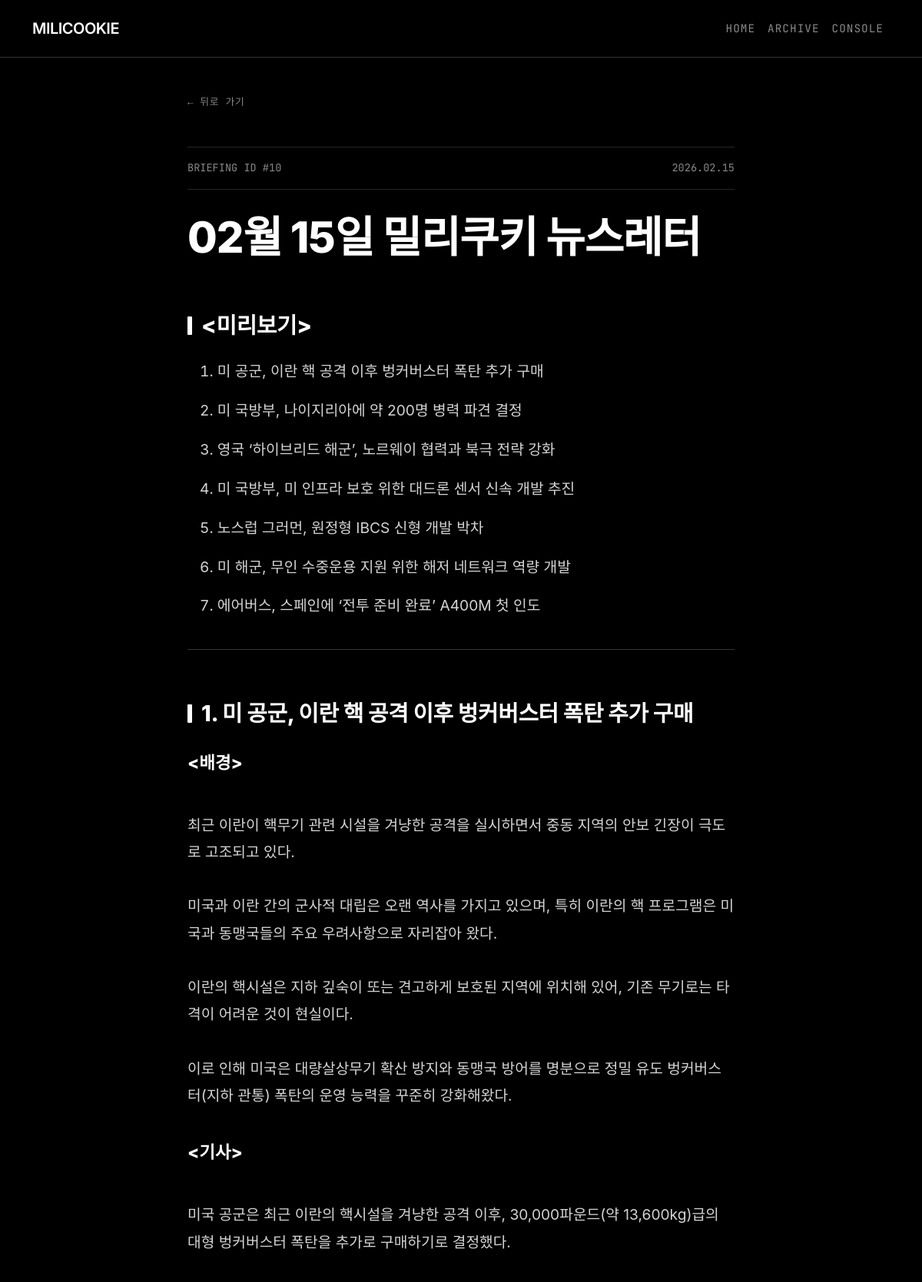
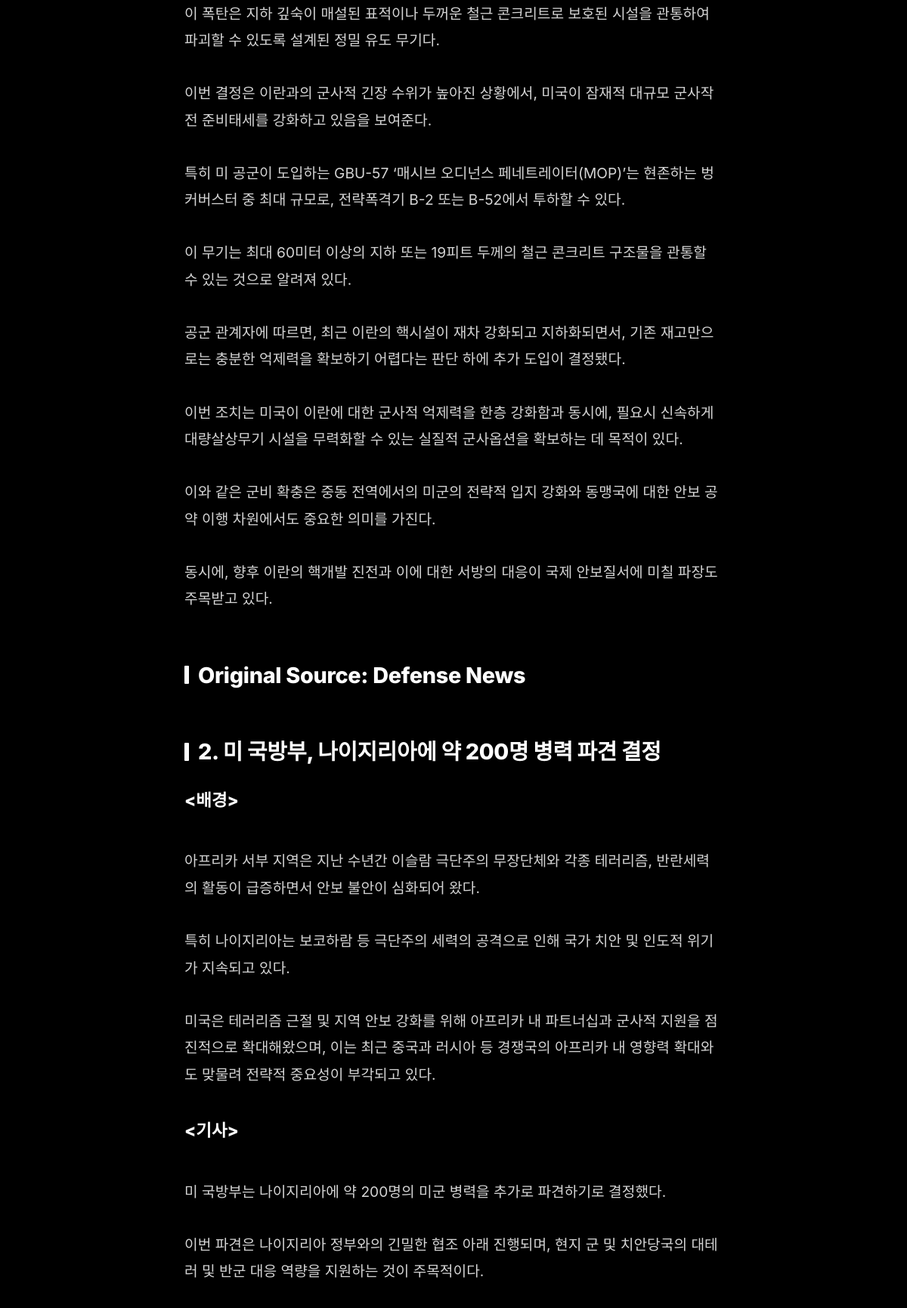
Page /archive/10/ (upper part) on the committed database (2 pictures, top to bottom).
### newsletters/models.py (models this page shows, shortened)
class Newsletter(models.Model):
    title = models.CharField(max_length=255)
    content = models.TextField(help_text="Full HTML content of the newsletter")
    summary = models.TextField(blank=True, help_text="Short summary for the archive list")
    published_at = models.DateTimeField(auto_now_add=True)
    sent_count = models.IntegerField(default=0, help_text="Number of subscribers this was sent to")
    class Meta:
        ordering = ['-published_at']

### newsletters/views.py (the view)
# urls.py: path('archive/<int:pk>/', NewsletterDetailView.as_view(), name='newsletter_detail'),
class NewsletterDetailView(DetailView):
    model = Newsletter
    template_name = 'newsletter_detail.html'
    context_object_name = 'newsletter'

### templates/newsletter_detail.html (shortened to what this page needs)
{% extends 'base.html' %}
{% block content %}
<div class="container py-5">
    <div class="detail-container">
        <div class="nav-utils">
            <a href="{% url 'archive' %}">뒤로 가기</a>
        </div>
        <header class="article-header">
            <div class="article-meta-top">
                <span>Briefing ID #{{ newsletter.id }}</span>
                <span>{{ newsletter.published_at|date:"Y.m.d" }}</span>
            </div>
            <h1 class="article-title">{{ newsletter.title }}</h1>
        </header>
        <article class="newsletter-content">
            {{ newsletter.content|safe }}
        </article>
    </div>
</div>
{% endblock %}

### templates/base.html (style rules this page uses)
:root { --bg-color: #000000; --surface-color: rgba(17, 17, 17, 0.8); --border-color: #333333; --text-primary: #ffffff; --text-secondary: #888888; --accent-color: #ffffff; }
body { font-family: 'Inter', -apple-system, BlinkMacSystemFont, sans-serif; background-color: var(--bg-color); color: var(--text-primary); line-height: 1.6; -webkit-font-smoothing: antialiased; overflow-x: hidden; }
h1, h2, h3, h4, h5, h6, .navbar-brand { font-family: 'Inter', sans-serif; font-weight: 600; letter-spacing: -0.5px; color: var(--text-primary); }

### templates/newsletter_detail.html (style rules this page uses)
.detail-container { max-width: 760px; margin: 0 auto; padding: 0 1.5rem; }
.nav-utils { margin-bottom: 3rem; font-family: 'JetBrains Mono', monospace; font-size: 0.8rem; letter-spacing: 0.05em; }
.nav-utils a { color: var(--text-secondary); text-decoration: none; transition: color 0.2s; display: inline-flex; align-items: center; }
.nav-utils a::before { content: '←'; margin-right: 8px; }
.article-header { margin-bottom: 4rem; text-align: left; }
.article-meta-top { border-top: 1px solid rgba(255,255,255,0.15); border-bottom: 1px solid rgba(255,255,255,0.15); padding: 1rem 0; margin-bottom: 2rem; display: flex; justify-content: space-between; align-items: center; color: var(--text-secondary); font-family: 'JetBrains Mono', monospace; font-size: 0.85rem; text-transform: uppercase; }
.article-title { font-size: clamp(2.5rem, 5vw, 3.5rem); font-weight: 800; line-height: 1.1; letter-spacing: -0.02em; color: #fff; margin-bottom: 0; }
.newsletter-content { font-size: 1.2rem; color: #d4d4d4; line-height: 1.85; font-family: -apple-system, BlinkMacSystemFont, "Pretendard", "Segoe UI", Roboto, "Helvetica Neue", Arial, sans-serif; }
.newsletter-content h1, .newsletter-content h2 { color: #fff; font-weight: 800; font-size: 1.8rem; margin-top: 4rem; margin-bottom: 1.5rem; line-height: 1.3; letter-spacing: -0.01em; display: flex; align-items: center; }
.newsletter-content h1::before, .newsletter-content h2::before { content: ''; display: inline-block; width: 6px; height: 24px; background-color: #fff; margin-right: 12px; border-radius: 1px; }
.newsletter-content span[style*="color: #1a1a1a"] { color: #ffffff !important; }
.newsletter-content p { margin-bottom: 1.8em; }
.newsletter-content ul, .newsletter-content ol { margin-bottom: 2em; padding-left: 0; list-style-position: inside; }
.newsletter-content li { margin-bottom: 0.8em; padding-left: 1rem; position: relative; }

### rows in the picture
Newsletter: id "10", published_at "2026.02.15", title "02월 15일 밀리쿠키 뉴스레터", content "<미리보기> 미 공군, 이란 핵 공격 이후 벙커버스터 폭탄 추가 구매 미 국방부, 나이지리아에 약 200명 병력 파견 결정 영국 ‘하이브리드 해군’, 노르웨이 협력과 북극 전략 강화 미 국방부, 미 인프라 보호 위한 대드론 센서 신속 개발 추진 노스럽 그러먼, 원정형 IBCS 신형 개발 박차 미 해군, 무인 수중운용 지원 위한 해저 네트워크 역량 개발 에어버스, 스페인에 ‘전투 준비 완료’ A400M 첫 인도 1. 미 공군, 이란 핵 공격 이후 벙커버스터 폭탄 추가 구매 <배경> 최근 이란이 핵무기 관련 시설을 겨냥한 공격을 실시하면서 중동 지역의 안보 긴장이 극도로 고조되고 있다. 미국과 이란 간의 군사적 대립은 오랜 역사를 가지고 있으며, 특히 이란의 핵 프로그램은 미국과 동맹국들의 주요 우려사항으로 자리잡아 왔다. 이란의 핵시설은 지하 깊숙이 또는 견고하게 보호된 지역에 위치해 있어, 기존 무기로는 타격이 어려운 것이 현실이다. 이로 인해 미국은 대량살상무기 확산 방지와 동맹국 방어를 명분으로 정밀 유도 벙커버스터(지하 관통) 폭탄의 운영 능력을 꾸준히 강화해왔다. <기사> 미국 공군은 최근 이란의 핵시설을 겨냥한 공격 이후, 30,000파운드(약 13,600kg)급의 대형 벙커버스터 폭탄을 추가로 구매하기로 결정했다. 이 폭탄은 지하 깊숙이 매설된 표적이나 두꺼운 철근 콘크리트로 보호된 시설을 관통하여 파괴할 수 있도록…"
